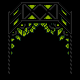

A 2D game scene composited from a Tiled map and its tileset images. What follows is a short description and the map's XML, with every tile layer's data as written:
An orthogonal 5x5 tile map with 16x16 px tiles, 5 tile layers (Back, Back2, Buildings, Front, ...), 2 tilesets.

<map version="1.2" tiledversion="1.3.5" orientation="orthogonal" renderorder="right-down" compressionlevel="0" width="5" height="5" tilewidth="16" tileheight="16" infinite="0" nextlayerid="12" nextobjectid="59">
 <tileset firstgid="1" name="zspring_iron" tilewidth="16" tileheight="16" tilecount="25" columns="5">
  <image source="spring_iron.png" width="80" height="80" />
 </tileset>
 <tileset firstgid="26" name="zblank" tilewidth="16" tileheight="16" tilecount="1" columns="1">
  <image source="blank.png" width="16" height="16" />
 </tileset>
 <layer id="1" name="Back" width="5" height="5">
  <data encoding="csv">
0,0,0,0,0,
0,0,0,0,0,
0,0,0,0,0,
0,0,0,0,0,
0,0,0,0,0
</data>
 </layer>
 <objectgroup id="2" name="Back" />
 <layer id="8" name="Back2" width="5" height="5">
  <properties>
   <property name="DrawAbove" value="Back" />
  </properties>
  <data encoding="csv">
0,0,0,0,0,
0,0,0,0,0,
0,0,0,0,0,
16,17,18,19,20,
21,22,23,24,25
</data>
 </layer>
 <objectgroup id="9" name="Back2" />
 <layer id="3" name="Buildings" width="5" height="5">
  <data encoding="csv">
0,0,0,0,0,
0,0,0,0,0,
0,0,0,0,0,
26,0,0,0,26,
26,0,0,0,26
</data>
 </layer>
 <objectgroup id="4" name="Buildings" />
 <layer id="10" name="Front" width="5" height="5">
  <data encoding="csv">
0,0,0,0,0,
6,7,8,9,10,
11,12,13,14,15,
0,0,0,0,0,
0,0,0,0,0
</data>
 </layer>
 <objectgroup id="6" name="Front" />
 <layer id="5" name="AlwaysFront" width="5" height="5">
  <data encoding="csv">
1,2,3,4,5,
0,0,0,0,0,
0,0,0,0,0,
0,0,0,0,0,
0,0,0,0,0
</data>
 </layer>
 <objectgroup id="11" name="AlwaysFront" />
</map>
